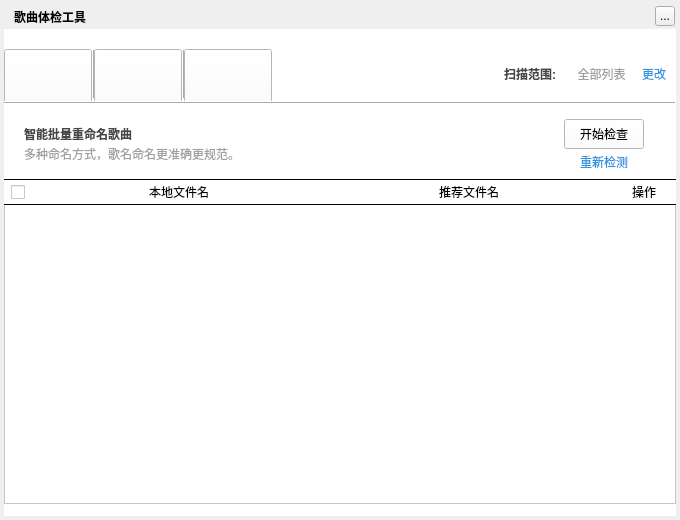
<?xml version="1.0" encoding="UTF-8"?>
<ui version="4.0">
 <class>MusicSongCheckToolsWidget</class>
 <widget class="QWidget" name="MusicSongCheckToolsWidget">
  <property name="geometry">
   <rect>
    <x>0</x>
    <y>0</y>
    <width>680</width>
    <height>520</height>
   </rect>
  </property>
  <property name="windowTitle">
   <string>网络连接测试</string>
  </property>
  <widget class="QLabel" name="background">
   <property name="geometry">
    <rect>
     <x>4</x>
     <y>4</y>
     <width>672</width>
     <height>512</height>
    </rect>
   </property>
   <property name="text">
    <string/>
   </property>
  </widget>
  <widget class="QLabel" name="topTitleName">
   <property name="geometry">
    <rect>
     <x>14</x>
     <y>4</y>
     <width>170</width>
     <height>25</height>
    </rect>
   </property>
   <property name="styleSheet">
    <string notr="true">color:&quot;#FFFFFF&quot;;font-weight:bold</string>
   </property>
   <property name="text">
    <string>歌曲体检工具</string>
   </property>
  </widget>
  <widget class="QToolButton" name="topTitleCloseButton">
   <property name="geometry">
    <rect>
     <x>655</x>
     <y>6</y>
     <width>20</width>
     <height>20</height>
    </rect>
   </property>
   <property name="text">
    <string>...</string>
   </property>
  </widget>
  <widget class="QWidget" name="backgroundMask" native="true">
   <property name="geometry">
    <rect>
     <x>4</x>
     <y>29</y>
     <width>672</width>
     <height>487</height>
    </rect>
   </property>
   <property name="styleSheet">
    <string notr="true">background:rgba(255,255,255)</string>
   </property>
   <widget class="QToolButton" name="renameButton">
    <property name="geometry">
     <rect>
      <x>0</x>
      <y>20</y>
      <width>88</width>
      <height>54</height>
     </rect>
    </property>
    <property name="text">
     <string/>
    </property>
   </widget>
   <widget class="QToolButton" name="duplicateButton">
    <property name="geometry">
     <rect>
      <x>90</x>
      <y>20</y>
      <width>88</width>
      <height>54</height>
     </rect>
    </property>
    <property name="text">
     <string/>
    </property>
   </widget>
   <widget class="QToolButton" name="qualityButton">
    <property name="geometry">
     <rect>
      <x>180</x>
      <y>20</y>
      <width>88</width>
      <height>54</height>
     </rect>
    </property>
    <property name="text">
     <string/>
    </property>
   </widget>
   <widget class="QStackedWidget" name="stackedWidget">
    <property name="geometry">
     <rect>
      <x>0</x>
      <y>75</y>
      <width>672</width>
      <height>413</height>
     </rect>
    </property>
    <property name="styleSheet">
     <string notr="true"/>
    </property>
    <property name="currentIndex">
     <number>0</number>
    </property>
    <widget class="QWidget" name="renamePage">
     <widget class="QPushButton" name="renameCheckButton">
      <property name="geometry">
       <rect>
        <x>560</x>
        <y>15</y>
        <width>80</width>
        <height>30</height>
       </rect>
      </property>
      <property name="cursor">
       <cursorShape>PointingHandCursor</cursorShape>
      </property>
      <property name="text">
       <string>开始检查</string>
      </property>
     </widget>
     <widget class="QLabel" name="renameLabel_1">
      <property name="geometry">
       <rect>
        <x>20</x>
        <y>20</y>
        <width>530</width>
        <height>20</height>
       </rect>
      </property>
      <property name="styleSheet">
       <string notr="true">font-weight:bold; color:#464646</string>
      </property>
      <property name="text">
       <string>智能批量重命名歌曲</string>
      </property>
     </widget>
     <widget class="QLabel" name="renameLabel_2">
      <property name="geometry">
       <rect>
        <x>20</x>
        <y>40</y>
        <width>530</width>
        <height>20</height>
       </rect>
      </property>
      <property name="styleSheet">
       <string notr="true">color:#9F9F9F</string>
      </property>
      <property name="text">
       <string>多种命名方式，歌名命名更准确更规范。</string>
      </property>
     </widget>
     <widget class="MusicSongCheckToolsRenameTableWidget" name="renameTableWidget">
      <property name="geometry">
       <rect>
        <x>0</x>
        <y>100</y>
        <width>672</width>
        <height>300</height>
       </rect>
      </property>
     </widget>
     <widget class="QCheckBox" name="renameSelectAllButton">
      <property name="geometry">
       <rect>
        <x>7</x>
        <y>80</y>
        <width>16</width>
        <height>16</height>
       </rect>
      </property>
      <property name="text">
       <string/>
      </property>
     </widget>
     <widget class="QLabel" name="renameLabel_3">
      <property name="geometry">
       <rect>
        <x>30</x>
        <y>80</y>
        <width>290</width>
        <height>15</height>
       </rect>
      </property>
      <property name="text">
       <string>本地文件名</string>
      </property>
      <property name="alignment">
       <set>Qt::AlignCenter</set>
      </property>
     </widget>
     <widget class="QLabel" name="renameLabel_4">
      <property name="geometry">
       <rect>
        <x>320</x>
        <y>80</y>
        <width>290</width>
        <height>15</height>
       </rect>
      </property>
      <property name="text">
       <string>推荐文件名</string>
      </property>
      <property name="alignment">
       <set>Qt::AlignCenter</set>
      </property>
     </widget>
     <widget class="QLabel" name="renameLabel_5">
      <property name="geometry">
       <rect>
        <x>610</x>
        <y>80</y>
        <width>60</width>
        <height>15</height>
       </rect>
      </property>
      <property name="text">
       <string>操作</string>
      </property>
      <property name="alignment">
       <set>Qt::AlignCenter</set>
      </property>
     </widget>
     <widget class="QFrame" name="frame_4">
      <property name="geometry">
       <rect>
        <x>0</x>
        <y>75</y>
        <width>672</width>
        <height>1</height>
       </rect>
      </property>
      <property name="frameShape">
       <enum>QFrame::HLine</enum>
      </property>
      <property name="frameShadow">
       <enum>QFrame::Plain</enum>
      </property>
     </widget>
     <widget class="QFrame" name="frame_5">
      <property name="geometry">
       <rect>
        <x>0</x>
        <y>100</y>
        <width>672</width>
        <height>1</height>
       </rect>
      </property>
      <property name="frameShape">
       <enum>QFrame::HLine</enum>
      </property>
      <property name="frameShadow">
       <enum>QFrame::Plain</enum>
      </property>
     </widget>
     <widget class="MusicGifLabelWidget" name="renameLoadingLabel">
      <property name="geometry">
       <rect>
        <x>307</x>
        <y>226</y>
        <width>58</width>
        <height>58</height>
       </rect>
      </property>
      <property name="text">
       <string/>
      </property>
     </widget>
     <widget class="MusicClickedLabel" name="renameReCheckButton">
      <property name="geometry">
       <rect>
        <x>560</x>
        <y>50</y>
        <width>80</width>
        <height>15</height>
       </rect>
      </property>
      <property name="styleSheet">
       <string notr="true">color:#2F93E1</string>
      </property>
      <property name="text">
       <string>重新检测</string>
      </property>
      <property name="alignment">
       <set>Qt::AlignCenter</set>
      </property>
     </widget>
    </widget>
    <widget class="QWidget" name="duplicatePage">
     <widget class="QPushButton" name="duplicateCheckButton">
      <property name="geometry">
       <rect>
        <x>560</x>
        <y>15</y>
        <width>80</width>
        <height>30</height>
       </rect>
      </property>
      <property name="cursor">
       <cursorShape>PointingHandCursor</cursorShape>
      </property>
      <property name="text">
       <string>开始检查</string>
      </property>
     </widget>
     <widget class="QLabel" name="duplicateLabel_1">
      <property name="geometry">
       <rect>
        <x>20</x>
        <y>20</y>
        <width>530</width>
        <height>20</height>
       </rect>
      </property>
      <property name="styleSheet">
       <string notr="true">font-weight:bold; color:#464646</string>
      </property>
      <property name="text">
       <string>扫描重复的歌曲并彻底删除</string>
      </property>
     </widget>
     <widget class="QLabel" name="duplicateLabel_2">
      <property name="geometry">
       <rect>
        <x>20</x>
        <y>40</y>
        <width>530</width>
        <height>20</height>
       </rect>
      </property>
      <property name="styleSheet">
       <string notr="true">color:#9F9F9F</string>
      </property>
      <property name="text">
       <string>清除重复歌曲，减少硬盘空间占用。</string>
      </property>
     </widget>
     <widget class="MusicClickedLabel" name="duplicateReCheckButton">
      <property name="geometry">
       <rect>
        <x>560</x>
        <y>50</y>
        <width>80</width>
        <height>15</height>
       </rect>
      </property>
      <property name="styleSheet">
       <string notr="true">color:#2F93E1</string>
      </property>
      <property name="text">
       <string>重新检测</string>
      </property>
      <property name="alignment">
       <set>Qt::AlignCenter</set>
      </property>
     </widget>
     <widget class="QLabel" name="duplicateLabel_3">
      <property name="geometry">
       <rect>
        <x>320</x>
        <y>80</y>
        <width>65</width>
        <height>15</height>
       </rect>
      </property>
      <property name="text">
       <string>时长</string>
      </property>
      <property name="alignment">
       <set>Qt::AlignCenter</set>
      </property>
     </widget>
     <widget class="MusicGifLabelWidget" name="duplicateLoadingLabel">
      <property name="geometry">
       <rect>
        <x>307</x>
        <y>226</y>
        <width>58</width>
        <height>58</height>
       </rect>
      </property>
      <property name="text">
       <string/>
      </property>
     </widget>
     <widget class="QFrame" name="frame_6">
      <property name="geometry">
       <rect>
        <x>0</x>
        <y>75</y>
        <width>672</width>
        <height>1</height>
       </rect>
      </property>
      <property name="frameShape">
       <enum>QFrame::HLine</enum>
      </property>
      <property name="frameShadow">
       <enum>QFrame::Plain</enum>
      </property>
     </widget>
     <widget class="QFrame" name="frame_7">
      <property name="geometry">
       <rect>
        <x>0</x>
        <y>100</y>
        <width>672</width>
        <height>1</height>
       </rect>
      </property>
      <property name="frameShape">
       <enum>QFrame::HLine</enum>
      </property>
      <property name="frameShadow">
       <enum>QFrame::Plain</enum>
      </property>
     </widget>
     <widget class="QLabel" name="duplicateLabel_5">
      <property name="geometry">
       <rect>
        <x>30</x>
        <y>80</y>
        <width>290</width>
        <height>15</height>
       </rect>
      </property>
      <property name="text">
       <string>歌曲名称</string>
      </property>
      <property name="alignment">
       <set>Qt::AlignCenter</set>
      </property>
     </widget>
     <widget class="QCheckBox" name="duplicateSelectAllButton">
      <property name="geometry">
       <rect>
        <x>7</x>
        <y>80</y>
        <width>16</width>
        <height>16</height>
       </rect>
      </property>
      <property name="text">
       <string/>
      </property>
     </widget>
     <widget class="MusicSongCheckToolsDuplicateTableWidget" name="duplicateTableWidget">
      <property name="geometry">
       <rect>
        <x>0</x>
        <y>100</y>
        <width>672</width>
        <height>300</height>
       </rect>
      </property>
     </widget>
     <widget class="QLabel" name="duplicateLabel_4">
      <property name="geometry">
       <rect>
        <x>385</x>
        <y>80</y>
        <width>65</width>
        <height>15</height>
       </rect>
      </property>
      <property name="text">
       <string>大小</string>
      </property>
      <property name="alignment">
       <set>Qt::AlignCenter</set>
      </property>
     </widget>
     <widget class="QLabel" name="duplicateLabel_6">
      <property name="geometry">
       <rect>
        <x>450</x>
        <y>80</y>
        <width>80</width>
        <height>15</height>
       </rect>
      </property>
      <property name="text">
       <string>码率</string>
      </property>
      <property name="alignment">
       <set>Qt::AlignCenter</set>
      </property>
     </widget>
     <widget class="QLabel" name="duplicateLabel_7">
      <property name="geometry">
       <rect>
        <x>530</x>
        <y>80</y>
        <width>80</width>
        <height>15</height>
       </rect>
      </property>
      <property name="text">
       <string>播放</string>
      </property>
      <property name="alignment">
       <set>Qt::AlignCenter</set>
      </property>
     </widget>
     <widget class="QLabel" name="duplicateLabel_8">
      <property name="geometry">
       <rect>
        <x>610</x>
        <y>80</y>
        <width>60</width>
        <height>15</height>
       </rect>
      </property>
      <property name="text">
       <string>操作</string>
      </property>
      <property name="alignment">
       <set>Qt::AlignCenter</set>
      </property>
     </widget>
     <zorder>duplicateCheckButton</zorder>
     <zorder>duplicateLabel_1</zorder>
     <zorder>duplicateLabel_2</zorder>
     <zorder>duplicateReCheckButton</zorder>
     <zorder>duplicateLabel_3</zorder>
     <zorder>frame_6</zorder>
     <zorder>duplicateLabel_5</zorder>
     <zorder>duplicateSelectAllButton</zorder>
     <zorder>duplicateTableWidget</zorder>
     <zorder>duplicateLoadingLabel</zorder>
     <zorder>frame_7</zorder>
     <zorder>duplicateLabel_4</zorder>
     <zorder>duplicateLabel_6</zorder>
     <zorder>duplicateLabel_7</zorder>
     <zorder>duplicateLabel_8</zorder>
    </widget>
    <widget class="QWidget" name="qualityPage">
     <widget class="QLabel" name="qualityLabel_2">
      <property name="geometry">
       <rect>
        <x>20</x>
        <y>40</y>
        <width>530</width>
        <height>20</height>
       </rect>
      </property>
      <property name="styleSheet">
       <string notr="true">color:#9F9F9F</string>
      </property>
      <property name="text">
       <string>为您精心挑选优质音乐文件。</string>
      </property>
     </widget>
     <widget class="QLabel" name="qualityLabel_1">
      <property name="geometry">
       <rect>
        <x>20</x>
        <y>20</y>
        <width>530</width>
        <height>20</height>
       </rect>
      </property>
      <property name="styleSheet">
       <string notr="true">font-weight:bold; color:#464646</string>
      </property>
      <property name="text">
       <string>自动检测歌曲音质优劣</string>
      </property>
     </widget>
     <widget class="QPushButton" name="qualityCheckButton">
      <property name="geometry">
       <rect>
        <x>560</x>
        <y>15</y>
        <width>80</width>
        <height>30</height>
       </rect>
      </property>
      <property name="cursor">
       <cursorShape>PointingHandCursor</cursorShape>
      </property>
      <property name="text">
       <string>开始检查</string>
      </property>
     </widget>
     <widget class="MusicClickedLabel" name="qualityReCheckButton">
      <property name="geometry">
       <rect>
        <x>560</x>
        <y>50</y>
        <width>80</width>
        <height>15</height>
       </rect>
      </property>
      <property name="styleSheet">
       <string notr="true">color:#2F93E1</string>
      </property>
      <property name="text">
       <string>重新检测</string>
      </property>
      <property name="alignment">
       <set>Qt::AlignCenter</set>
      </property>
     </widget>
     <widget class="QFrame" name="frame_8">
      <property name="geometry">
       <rect>
        <x>0</x>
        <y>100</y>
        <width>672</width>
        <height>1</height>
       </rect>
      </property>
      <property name="frameShape">
       <enum>QFrame::HLine</enum>
      </property>
      <property name="frameShadow">
       <enum>QFrame::Plain</enum>
      </property>
     </widget>
     <widget class="QFrame" name="frame_9">
      <property name="geometry">
       <rect>
        <x>0</x>
        <y>75</y>
        <width>672</width>
        <height>1</height>
       </rect>
      </property>
      <property name="frameShape">
       <enum>QFrame::HLine</enum>
      </property>
      <property name="frameShadow">
       <enum>QFrame::Plain</enum>
      </property>
     </widget>
     <widget class="MusicSongCheckToolsQualityTableWidget" name="qualityTableWidget">
      <property name="geometry">
       <rect>
        <x>0</x>
        <y>100</y>
        <width>672</width>
        <height>300</height>
       </rect>
      </property>
     </widget>
     <widget class="MusicGifLabelWidget" name="qualityLoadingLabel">
      <property name="geometry">
       <rect>
        <x>307</x>
        <y>226</y>
        <width>58</width>
        <height>58</height>
       </rect>
      </property>
      <property name="text">
       <string/>
      </property>
     </widget>
     <widget class="QLabel" name="qualityLabel_3">
      <property name="geometry">
       <rect>
        <x>0</x>
        <y>80</y>
        <width>250</width>
        <height>15</height>
       </rect>
      </property>
      <property name="text">
       <string>歌曲名称</string>
      </property>
      <property name="alignment">
       <set>Qt::AlignCenter</set>
      </property>
     </widget>
     <widget class="QLabel" name="qualityLabel_8">
      <property name="geometry">
       <rect>
        <x>530</x>
        <y>80</y>
        <width>80</width>
        <height>15</height>
       </rect>
      </property>
      <property name="text">
       <string>播放</string>
      </property>
      <property name="alignment">
       <set>Qt::AlignCenter</set>
      </property>
     </widget>
     <widget class="QLabel" name="qualityLabel_6">
      <property name="geometry">
       <rect>
        <x>380</x>
        <y>80</y>
        <width>80</width>
        <height>15</height>
       </rect>
      </property>
      <property name="text">
       <string>码率</string>
      </property>
      <property name="alignment">
       <set>Qt::AlignCenter</set>
      </property>
     </widget>
     <widget class="QLabel" name="qualityLabel_9">
      <property name="geometry">
       <rect>
        <x>610</x>
        <y>80</y>
        <width>60</width>
        <height>15</height>
       </rect>
      </property>
      <property name="text">
       <string>操作</string>
      </property>
      <property name="alignment">
       <set>Qt::AlignCenter</set>
      </property>
     </widget>
     <widget class="QLabel" name="qualityLabel_4">
      <property name="geometry">
       <rect>
        <x>250</x>
        <y>80</y>
        <width>65</width>
        <height>15</height>
       </rect>
      </property>
      <property name="text">
       <string>时长</string>
      </property>
      <property name="alignment">
       <set>Qt::AlignCenter</set>
      </property>
     </widget>
     <widget class="QLabel" name="qualityLabel_5">
      <property name="geometry">
       <rect>
        <x>315</x>
        <y>80</y>
        <width>65</width>
        <height>15</height>
       </rect>
      </property>
      <property name="text">
       <string>大小</string>
      </property>
      <property name="alignment">
       <set>Qt::AlignCenter</set>
      </property>
     </widget>
     <widget class="QLabel" name="qualityLabel_7">
      <property name="geometry">
       <rect>
        <x>460</x>
        <y>80</y>
        <width>70</width>
        <height>15</height>
       </rect>
      </property>
      <property name="text">
       <string>音质评价</string>
      </property>
      <property name="alignment">
       <set>Qt::AlignCenter</set>
      </property>
     </widget>
     <zorder>qualityLabel_2</zorder>
     <zorder>qualityLabel_1</zorder>
     <zorder>qualityCheckButton</zorder>
     <zorder>qualityReCheckButton</zorder>
     <zorder>qualityTableWidget</zorder>
     <zorder>qualityLabel_3</zorder>
     <zorder>frame_9</zorder>
     <zorder>frame_8</zorder>
     <zorder>qualityLoadingLabel</zorder>
     <zorder>qualityLabel_8</zorder>
     <zorder>qualityLabel_6</zorder>
     <zorder>qualityLabel_9</zorder>
     <zorder>qualityLabel_4</zorder>
     <zorder>qualityLabel_5</zorder>
     <zorder>qualityLabel_7</zorder>
    </widget>
   </widget>
   <widget class="QFrame" name="frame">
    <property name="geometry">
     <rect>
      <x>0</x>
      <y>72</y>
      <width>672</width>
      <height>2</height>
     </rect>
    </property>
    <property name="frameShape">
     <enum>QFrame::HLine</enum>
    </property>
    <property name="frameShadow">
     <enum>QFrame::Raised</enum>
    </property>
   </widget>
   <widget class="QFrame" name="frame_2">
    <property name="geometry">
     <rect>
      <x>88</x>
      <y>20</y>
      <width>2</width>
      <height>50</height>
     </rect>
    </property>
    <property name="frameShape">
     <enum>QFrame::VLine</enum>
    </property>
    <property name="frameShadow">
     <enum>QFrame::Raised</enum>
    </property>
   </widget>
   <widget class="QFrame" name="frame_3">
    <property name="geometry">
     <rect>
      <x>178</x>
      <y>20</y>
      <width>2</width>
      <height>50</height>
     </rect>
    </property>
    <property name="frameShape">
     <enum>QFrame::VLine</enum>
    </property>
    <property name="frameShadow">
     <enum>QFrame::Raised</enum>
    </property>
   </widget>
   <widget class="QLabel" name="label">
    <property name="geometry">
     <rect>
      <x>500</x>
      <y>35</y>
      <width>60</width>
      <height>20</height>
     </rect>
    </property>
    <property name="styleSheet">
     <string notr="true">font-weight:bold; color:#464646</string>
    </property>
    <property name="text">
     <string>扫描范围:</string>
    </property>
   </widget>
   <widget class="QLabel" name="itemLabel">
    <property name="geometry">
     <rect>
      <x>560</x>
      <y>35</y>
      <width>75</width>
      <height>20</height>
     </rect>
    </property>
    <property name="styleSheet">
     <string notr="true">color:#9F9F9F</string>
    </property>
    <property name="text">
     <string>全部列表</string>
    </property>
    <property name="alignment">
     <set>Qt::AlignCenter</set>
    </property>
   </widget>
   <widget class="MusicClickedLabel" name="modifiedItemButton">
    <property name="geometry">
     <rect>
      <x>635</x>
      <y>35</y>
      <width>30</width>
      <height>20</height>
     </rect>
    </property>
    <property name="styleSheet">
     <string notr="true">color:#2F93E1</string>
    </property>
    <property name="text">
     <string>更改</string>
    </property>
    <property name="alignment">
     <set>Qt::AlignCenter</set>
    </property>
   </widget>
  </widget>
  <zorder>background</zorder>
  <zorder>backgroundMask</zorder>
  <zorder>topTitleName</zorder>
  <zorder>topTitleCloseButton</zorder>
 </widget>
 <customwidgets>
  <customwidget>
   <class>MusicSongCheckToolsRenameTableWidget</class>
   <extends>QTableWidget</extends>
   <header>musicsongchecktoolstablewidget.h</header>
  </customwidget>
  <customwidget>
   <class>MusicGifLabelWidget</class>
   <extends>QLabel</extends>
   <header>musicgiflabelwidget.h</header>
  </customwidget>
  <customwidget>
   <class>MusicClickedLabel</class>
   <extends>QLabel</extends>
   <header>musicclickedlabel.h</header>
  </customwidget>
  <customwidget>
   <class>MusicSongCheckToolsDuplicateTableWidget</class>
   <extends>QTableWidget</extends>
   <header>musicsongchecktoolstablewidget.h</header>
  </customwidget>
  <customwidget>
   <class>MusicSongCheckToolsQualityTableWidget</class>
   <extends>QTableWidget</extends>
   <header>musicsongchecktoolstablewidget.h</header>
  </customwidget>
 </customwidgets>
 <resources/>
 <connections/>
</ui>
